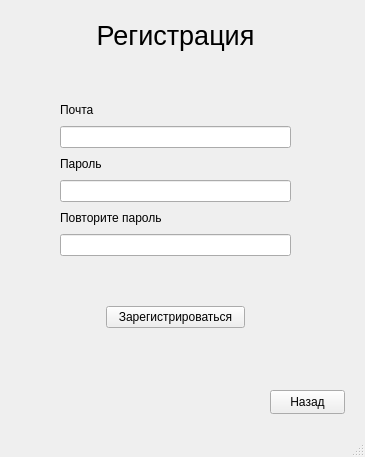
<?xml version="1.0" encoding="UTF-8"?>
<ui version="4.0">
 <class>MainWindow</class>
 <widget class="QMainWindow" name="MainWindow">
  <property name="geometry">
   <rect>
    <x>0</x>
    <y>0</y>
    <width>365</width>
    <height>457</height>
   </rect>
  </property>
  <property name="windowTitle">
   <string>MainWindow</string>
  </property>
  <widget class="QWidget" name="centralwidget">
   <widget class="QWidget" name="verticalLayoutWidget">
    <property name="geometry">
     <rect>
      <x>60</x>
      <y>20</y>
      <width>231</width>
      <height>351</height>
     </rect>
    </property>
    <layout class="QVBoxLayout" name="verticalLayout">
     <item>
      <widget class="QLabel" name="label">
       <property name="font">
        <font>
         <pointsize>20</pointsize>
        </font>
       </property>
       <property name="text">
        <string>Регистрация</string>
       </property>
       <property name="alignment">
        <set>Qt::AlignCenter</set>
       </property>
      </widget>
     </item>
     <item>
      <spacer name="verticalSpacer_2">
       <property name="orientation">
        <enum>Qt::Vertical</enum>
       </property>
       <property name="sizeHint" stdset="0">
        <size>
         <width>20</width>
         <height>40</height>
        </size>
       </property>
      </spacer>
     </item>
     <item>
      <layout class="QHBoxLayout" name="horizontalLayout">
       <item>
        <widget class="QLabel" name="label_2">
         <property name="text">
          <string>Почта</string>
         </property>
        </widget>
       </item>
       <item>
        <spacer name="horizontalSpacer">
         <property name="orientation">
          <enum>Qt::Horizontal</enum>
         </property>
         <property name="sizeHint" stdset="0">
          <size>
           <width>40</width>
           <height>20</height>
          </size>
         </property>
        </spacer>
       </item>
      </layout>
     </item>
     <item>
      <widget class="QLineEdit" name="lineEdit"/>
     </item>
     <item>
      <layout class="QHBoxLayout" name="horizontalLayout_2">
       <item>
        <widget class="QLabel" name="label_3">
         <property name="text">
          <string>Пароль</string>
         </property>
        </widget>
       </item>
       <item>
        <spacer name="horizontalSpacer_2">
         <property name="orientation">
          <enum>Qt::Horizontal</enum>
         </property>
         <property name="sizeHint" stdset="0">
          <size>
           <width>40</width>
           <height>20</height>
          </size>
         </property>
        </spacer>
       </item>
      </layout>
     </item>
     <item>
      <widget class="QLineEdit" name="lineEdit_3"/>
     </item>
     <item>
      <layout class="QHBoxLayout" name="horizontalLayout_3">
       <item>
        <widget class="QLabel" name="label_4">
         <property name="text">
          <string>Повторите пароль</string>
         </property>
        </widget>
       </item>
       <item>
        <spacer name="horizontalSpacer_3">
         <property name="orientation">
          <enum>Qt::Horizontal</enum>
         </property>
         <property name="sizeHint" stdset="0">
          <size>
           <width>40</width>
           <height>20</height>
          </size>
         </property>
        </spacer>
       </item>
      </layout>
     </item>
     <item>
      <widget class="QLineEdit" name="lineEdit_2"/>
     </item>
     <item>
      <spacer name="verticalSpacer">
       <property name="orientation">
        <enum>Qt::Vertical</enum>
       </property>
       <property name="sizeHint" stdset="0">
        <size>
         <width>20</width>
         <height>40</height>
        </size>
       </property>
      </spacer>
     </item>
     <item>
      <layout class="QHBoxLayout" name="horizontalLayout_5" stretch="1,3,1">
       <item>
        <spacer name="horizontalSpacer_5">
         <property name="orientation">
          <enum>Qt::Horizontal</enum>
         </property>
         <property name="sizeHint" stdset="0">
          <size>
           <width>40</width>
           <height>20</height>
          </size>
         </property>
        </spacer>
       </item>
       <item>
        <widget class="QPushButton" name="pushButton">
         <property name="text">
          <string>Зарегистрироваться</string>
         </property>
        </widget>
       </item>
       <item>
        <spacer name="horizontalSpacer_6">
         <property name="orientation">
          <enum>Qt::Horizontal</enum>
         </property>
         <property name="sizeHint" stdset="0">
          <size>
           <width>40</width>
           <height>20</height>
          </size>
         </property>
        </spacer>
       </item>
      </layout>
     </item>
     <item>
      <spacer name="verticalSpacer_3">
       <property name="orientation">
        <enum>Qt::Vertical</enum>
       </property>
       <property name="sizeHint" stdset="0">
        <size>
         <width>20</width>
         <height>40</height>
        </size>
       </property>
      </spacer>
     </item>
    </layout>
   </widget>
   <widget class="QPushButton" name="pushButton_2">
    <property name="geometry">
     <rect>
      <x>270</x>
      <y>390</y>
      <width>75</width>
      <height>24</height>
     </rect>
    </property>
    <property name="text">
     <string>Назад</string>
    </property>
   </widget>
  </widget>
  <widget class="QMenuBar" name="menubar">
   <property name="geometry">
    <rect>
     <x>0</x>
     <y>0</y>
     <width>365</width>
     <height>22</height>
    </rect>
   </property>
  </widget>
  <widget class="QStatusBar" name="statusbar"/>
 </widget>
 <resources/>
 <connections/>
</ui>
